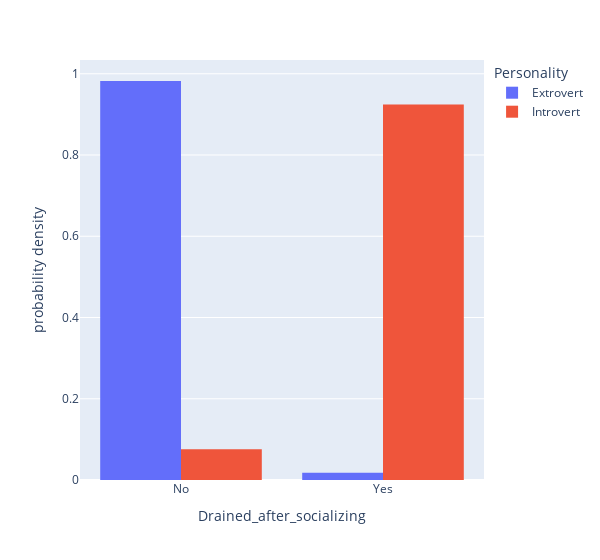

Notebook cell for this chart:
### Code cell
column_personality_histogram("Drained_after_socializing", marginal=None)

### Figure 1 — Plotly figure (JSON) as saved in the notebook; plotly's stock layout.template omitted (floating-point values rounded to 4 significant figures; data arrays with more than 128 entries replaced by an {"elided": "..."} marker saying what was removed)
{"data": [{"alignmentgroup": "True", "bingroup": "x", "histnorm": "probability density", "hovertemplate": "Personality=Extrovert<br>Drained_after_socializing=%{x}<br>probability density=%{y}<extra></extra>", "legendgroup": "Extrovert", "marker": {"color": "#636efa", "pattern": {"shape": ""}}, "name": "Extrovert", "offsetgroup": "Extrovert", "orientation": "v", "showlegend": true, "type": "histogram", "x": {"elided": "13699 str values"}, "xaxis": "x", "yaxis": "y"}, {"alignmentgroup": "True", "bingroup": "x", "histnorm": "probability density", "hovertemplate": "Personality=Introvert<br>Drained_after_socializing=%{x}<br>probability density=%{y}<extra></extra>", "legendgroup": "Introvert", "marker": {"color": "#EF553B", "pattern": {"shape": ""}}, "name": "Introvert", "offsetgroup": "Introvert", "orientation": "v", "showlegend": true, "type": "histogram", "x": {"elided": "4825 str values"}, "xaxis": "x", "yaxis": "y"}], "layout": {"bargap": 0.2, "barmode": "group", "legend": {"title": {"text": "Personality"}, "tracegroupgap": 0}, "margin": {"t": 60}, "width": 600, "xaxis": {"anchor": "y", "domain": [0, 1], "title": {"text": "Drained_after_socializing"}}, "yaxis": {"anchor": "x", "domain": [0, 1], "title": {"text": "probability density"}}}}
